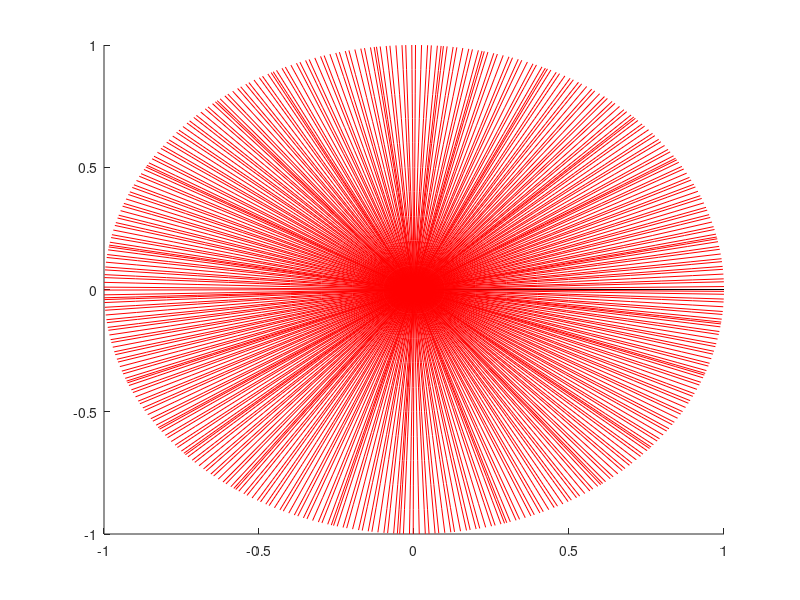

Reproduce this figure in MATLAB.
% We plot complex points and their rotations by rho.
% Rotation number
rho = (sqrt(5) + 1)/2;
rrho = exp(rho*2*pi*1i);
z = 0:.1:1;
rz = z;

hold on
axis([-1 1 -1 1])
plot(0,0,'ob')
plot(z,zeros(length(z),1),'k')

for j = 1:400
    rz = rz*rrho;
    plot(rz,'r')
end